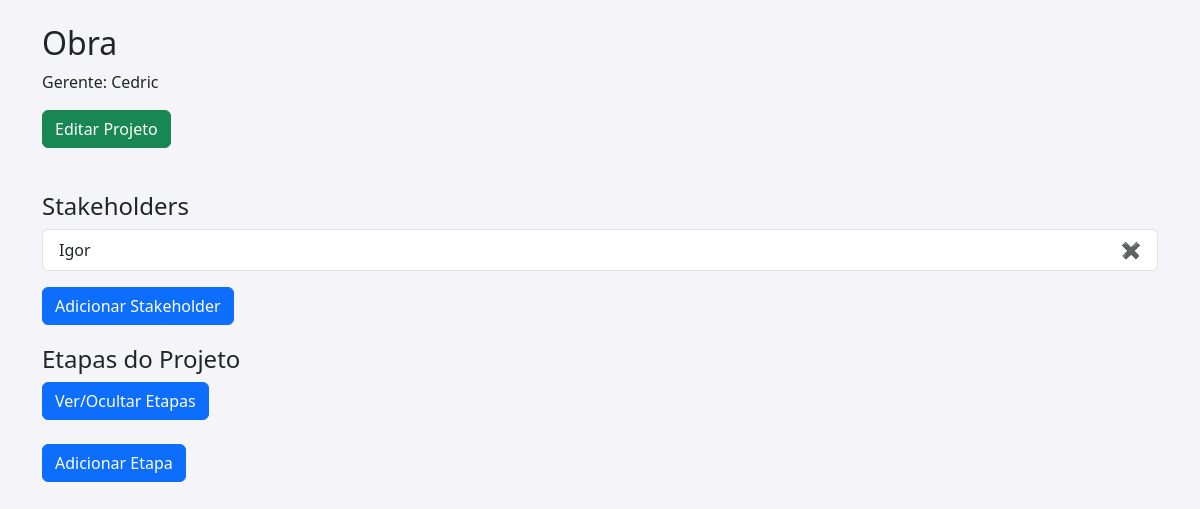
Screenshot of /projetos/1/ with the database file from the repository.
### portal/models.py (models this page shows, shortened)
class Projeto(models.Model):
    nome = models.CharField(max_length=255)
    descricao = models.TextField()
    data_inicio = models.DateField()
    data_fim = models.DateField(null=True, blank=True)
    gerente = models.ForeignKey(Gerente, on_delete=models.CASCADE)

class Usuario(models.Model):
    usuario = models.OneToOneField(User, on_delete=models.CASCADE)
    cpf = models.CharField(max_length=11, unique=True)
    nome = models.CharField(max_length=255, null=False)
    dt_nascimento = models.DateField()
    contato = models.CharField(max_length=255, null=True, blank=True)
    class Meta:
        abstract = True

class Gerente(Usuario):
    def __init__(self, *args: Any, **kwargs: Any) -> None:
        super().__init__(*args, **kwargs)

class Stakeholder(Usuario):
    projetos = models.ManyToManyField(Projeto, related_name='stakeholders')

### portal/views.py (the view)
# urls.py: path('projetos/<int:pk>/', views.ProjetoDetailView.as_view(), name='detalhes_projeto'),
class ProjetoDetailView(DetailView):
    model = Projeto
    template_name = 'projeto/visualizar_projeto.html'
    context_object_name = 'projeto'

### portal/templates/projeto/visualizar_projeto.html (shortened to what this page needs)
<!DOCTYPE html>
<html lang="pt">
<head>
    <link href="https://cdn.jsdelivr.net/npm/bootstrap@5.3.0/dist/css/bootstrap.min.css" rel="stylesheet">
</head>
<body>
    <div class="container py-4">
        <h2>{{ projeto.nome }}</h2>
        <p>Gerente: {{ projeto.gerente.nome }}</p>
        <button class="btn btn-success mb-4">Editar Projeto</button>
        <div class="content-section">
            <h4>Stakeholders</h4>
            <ul id="stakeholderList" class="list-group mb-3">
                {% for stakeholder in projeto.stakeholders.all %}
                <li class="list-group-item d-flex justify-content-between align-items-center">
                    {{stakeholder.nome}}
                    <span class="btn-remove" onclick="removeStakeholder(this);">&#x2716;</span>
                </li>
                {% endfor %}
            </ul>
            <button class="btn btn-primary" onclick="addStakeholder();">Adicionar Stakeholder</button>
        </div>
        <div class="content-section">
            <h4>Etapas do Projeto</h4>
            <div>
                <button class="btn btn-primary mb-2" onclick="toggleCollapse('collapseStepContainer');">Ver/Ocultar Etapas</button>
            </div>
            <button class="btn btn-primary mt-3" onclick="addStep();">Adicionar Etapa</button>
        </div>
    </div>
</body>
</html>

### portal/templates/projeto/visualizar_projeto.html (style rules this page uses)
body { background-color: #f4f4f9; }
.btn-remove { color: red; cursor: pointer; }
.content-section { margin-top: 20px; }

### rows the page displays
Projeto: nome "Obra", gerente.nome "Cedric"
Stakeholder: nome "Igor"
